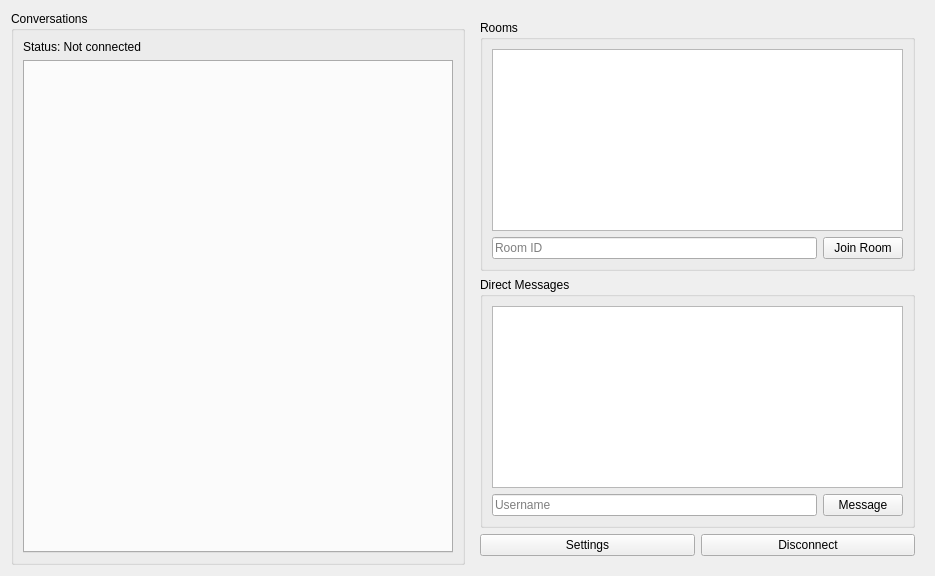
<?xml version="1.0" encoding="UTF-8"?>
<ui version="4.0">
 <class>Form</class>
 <widget class="QWidget" name="Form">
  <property name="geometry">
   <rect>
    <x>0</x>
    <y>0</y>
    <width>935</width>
    <height>576</height>
   </rect>
  </property>
  <property name="windowTitle">
   <string>Lithium Chat</string>
  </property>
  <layout class="QHBoxLayout" name="rootLayout">
   <item>
    <widget class="QGroupBox" name="conversationsGroup">
     <property name="title">
      <string>Conversations</string>
     </property>
     <layout class="QVBoxLayout" name="conversationsLayout">
      <item>
       <widget class="QLabel" name="statusLabel">
        <property name="text">
         <string>Status: Not connected</string>
        </property>
       </widget>
      </item>
      <item>
       <widget class="QTabWidget" name="tabWidget">
        <property name="currentIndex">
         <number>-1</number>
        </property>
        <property name="tabsClosable">
         <bool>true</bool>
        </property>
        <property name="movable">
         <bool>true</bool>
        </property>
       </widget>
      </item>
     </layout>
    </widget>
   </item>
   <item>
    <widget class="QWidget" name="sidePanel" native="true">
     <layout class="QVBoxLayout" name="sideLayout">
      <item>
       <widget class="QGroupBox" name="roomsGroup">
        <property name="title">
         <string>Rooms</string>
        </property>
        <layout class="QVBoxLayout" name="roomsLayout">
         <item>
          <widget class="QListWidget" name="roomsListWidget">
           <property name="toolTip">
            <string>Double-click a room to open it</string>
           </property>
          </widget>
         </item>
         <item>
          <layout class="QHBoxLayout" name="joinRoomLayout">
           <item>
            <widget class="QLineEdit" name="roomIdInput">
             <property name="placeholderText">
              <string>Room ID</string>
             </property>
            </widget>
           </item>
           <item>
            <widget class="QPushButton" name="joinRoomButton">
             <property name="text">
              <string>Join Room</string>
             </property>
            </widget>
           </item>
          </layout>
         </item>
        </layout>
       </widget>
      </item>
      <item>
       <widget class="QGroupBox" name="usersGroup">
        <property name="title">
         <string>Direct Messages</string>
        </property>
        <layout class="QVBoxLayout" name="usersLayout">
         <item>
          <widget class="QListWidget" name="usersListWidget">
           <property name="toolTip">
            <string>Double-click a user to open a private chat</string>
           </property>
          </widget>
         </item>
         <item>
          <layout class="QHBoxLayout" name="privateChatLayout">
           <item>
            <widget class="QLineEdit" name="usernameInput">
             <property name="placeholderText">
              <string>Username</string>
             </property>
            </widget>
           </item>
           <item>
            <widget class="QPushButton" name="privateChatButton">
             <property name="text">
              <string>Message</string>
             </property>
            </widget>
           </item>
          </layout>
         </item>
        </layout>
       </widget>
      </item>
      <item>
       <layout class="QHBoxLayout" name="actionsLayout">
        <item>
         <widget class="QPushButton" name="settingsButton">
          <property name="text">
           <string>Settings</string>
          </property>
         </widget>
        </item>
        <item>
         <widget class="QPushButton" name="disconnectpushButton">
          <property name="text">
           <string>Disconnect</string>
          </property>
         </widget>
        </item>
       </layout>
      </item>
     </layout>
    </widget>
   </item>
  </layout>
 </widget>
 <resources/>
 <connections/>
</ui>
